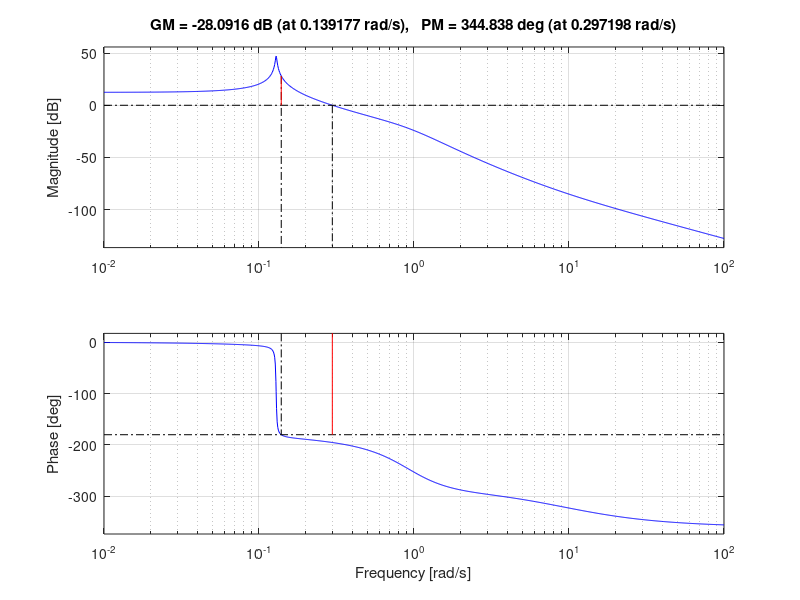
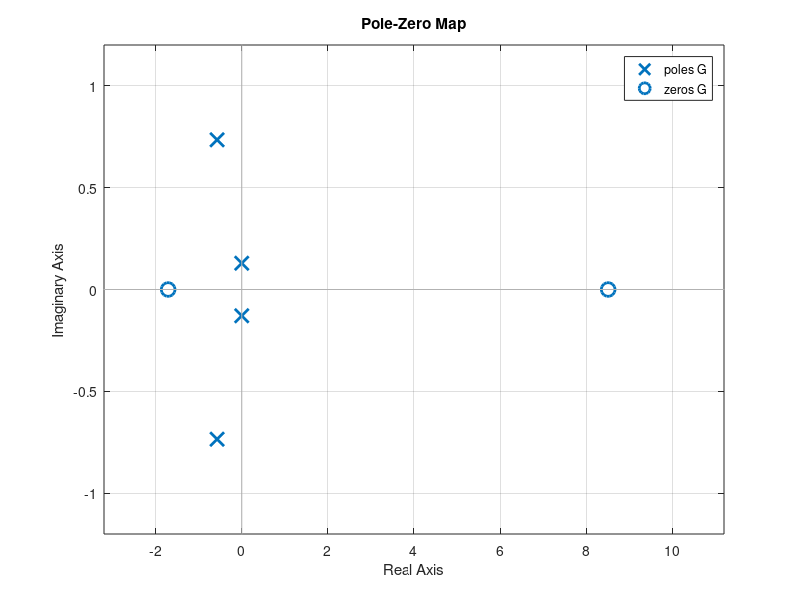
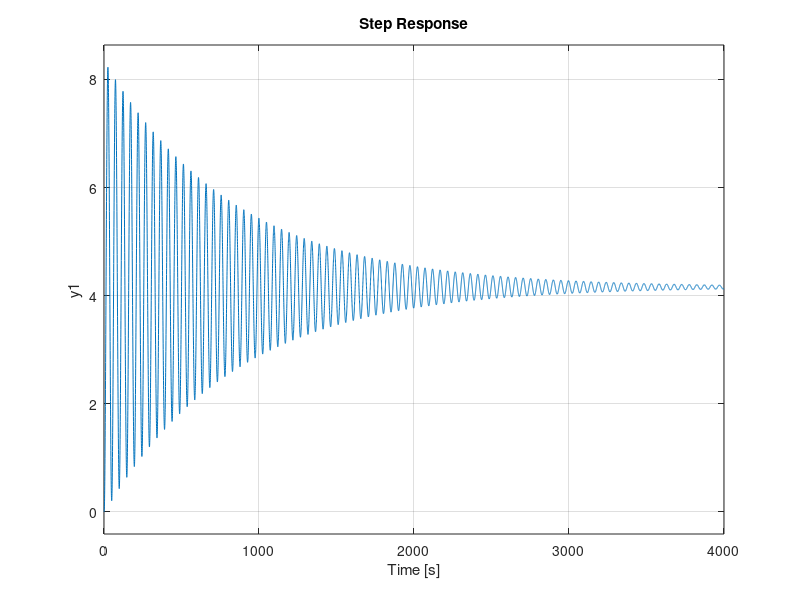
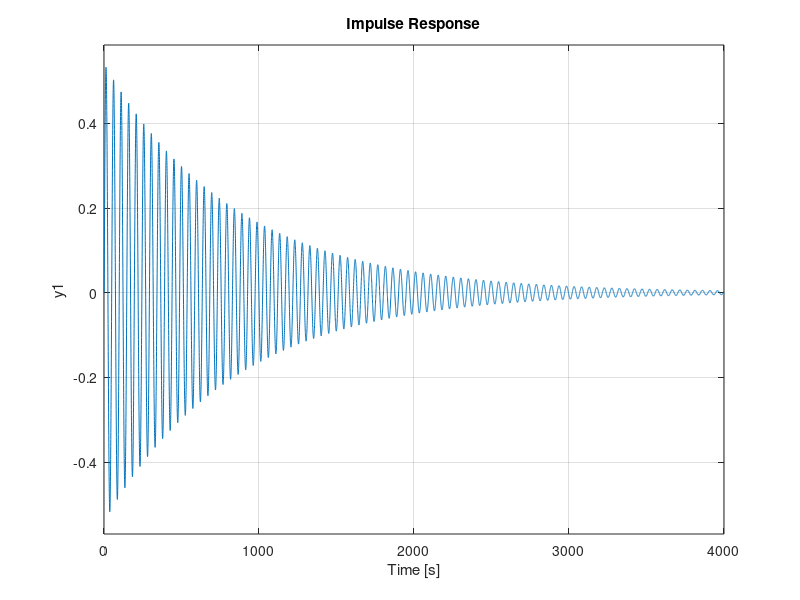

Write MATLAB code to recreate these figures, in order. (Note: this script raises an error after producing the figures.)
% elevator to X velocity u
clear; close all;
s=tf('s');

zeta_p=0.00923;
omega_p=0.129;
zeta_sp=0.615;
omega_sp=0.932;
Dlon= (s^2+2*zeta_p*omega_p*s+omega_p^2)*(s^2+2*zeta_sp*omega_sp*s+omega_sp^2);

G=-0.00413*(s+1.71)*(s-8.51)/Dlon;

margin(G);
figure();
pzmap(G);
figure();
step(G);
figure();
impulse(G);

big;